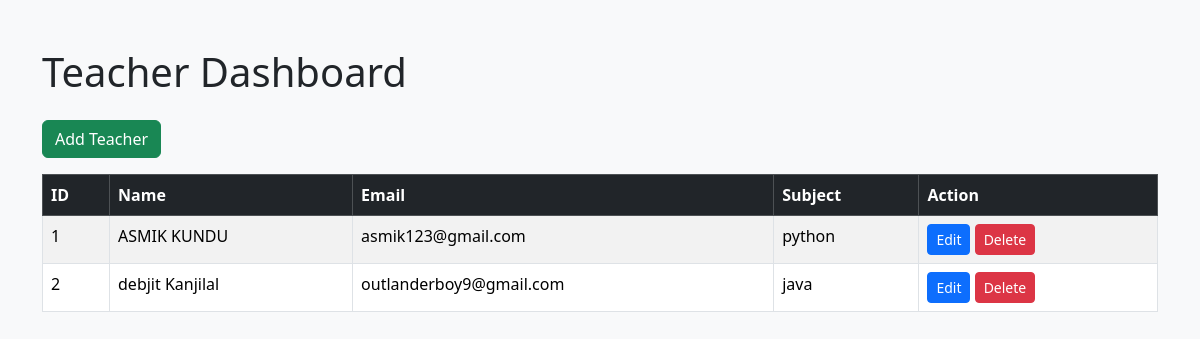
The page /teachers on the database its author committed.
### models.py (models this page shows)
class Teacher(db.Model):
    id = db.Column(db.Integer, primary_key=True)
    name = db.Column(db.String(100), nullable=False)
    email = db.Column(db.String(100), unique=True, nullable=False)
    department = db.Column(db.String(100))
    subject = db.Column(db.String(100))
    password = db.Column(db.String(100), nullable=False)

### app.py (the view)
@app.route("/teachers")
def teachers():
    teachers = Teacher.query.all()
    return render_template(
        "teacher_dashboard.html",
        teachers=teachers
    )

### templates/teacher_dashboard.html (shortened to what this page needs)
<!DOCTYPE html>
<html>
<head>
    <link href="https://cdn.jsdelivr.net/npm/bootstrap@5.3.3/dist/css/bootstrap.min.css" rel="stylesheet">
</head>
<body class="bg-light">
<div class="container mt-5">
    <h1 class="mb-4">Teacher Dashboard</h1>
    <a href="/add_teacher" class="btn btn-success mb-3">
        Add Teacher
    </a>
    <table class="table table-bordered table-striped">
        <thead class="table-dark">
            <tr>
                <th>ID</th>
                <th>Name</th>
                <th>Email</th>
                <th>Subject</th>
                <th>Action</th>
            </tr>
        </thead>
        <tbody>
            {% for teacher in teachers %}
            <tr>
                <td>{{ teacher.id }}</td>
                <td>{{ teacher.name }}</td>
                <td>{{ teacher.email }}</td>
                <td>{{ teacher.subject }}</td>
               <td>
    <a href="/edit_teacher/{{ teacher.id }}"
       class="btn btn-primary btn-sm">
       Edit
    </a>
    <a href="/delete_teacher/{{ teacher.id }}"
       class="btn btn-danger btn-sm">
       Delete
    </a>
</td>
            </tr>
            {% endfor %}
        </tbody>
    </table>
</div>
</body>
</html>

### rows shown on the page
Teacher: id "1", name "ASMIK KUNDU", email "asmik123@gmail.com", subject "python"
Teacher: id "2", name "debjit Kanjilal", email "outlanderboy9@gmail.com", subject "java"
